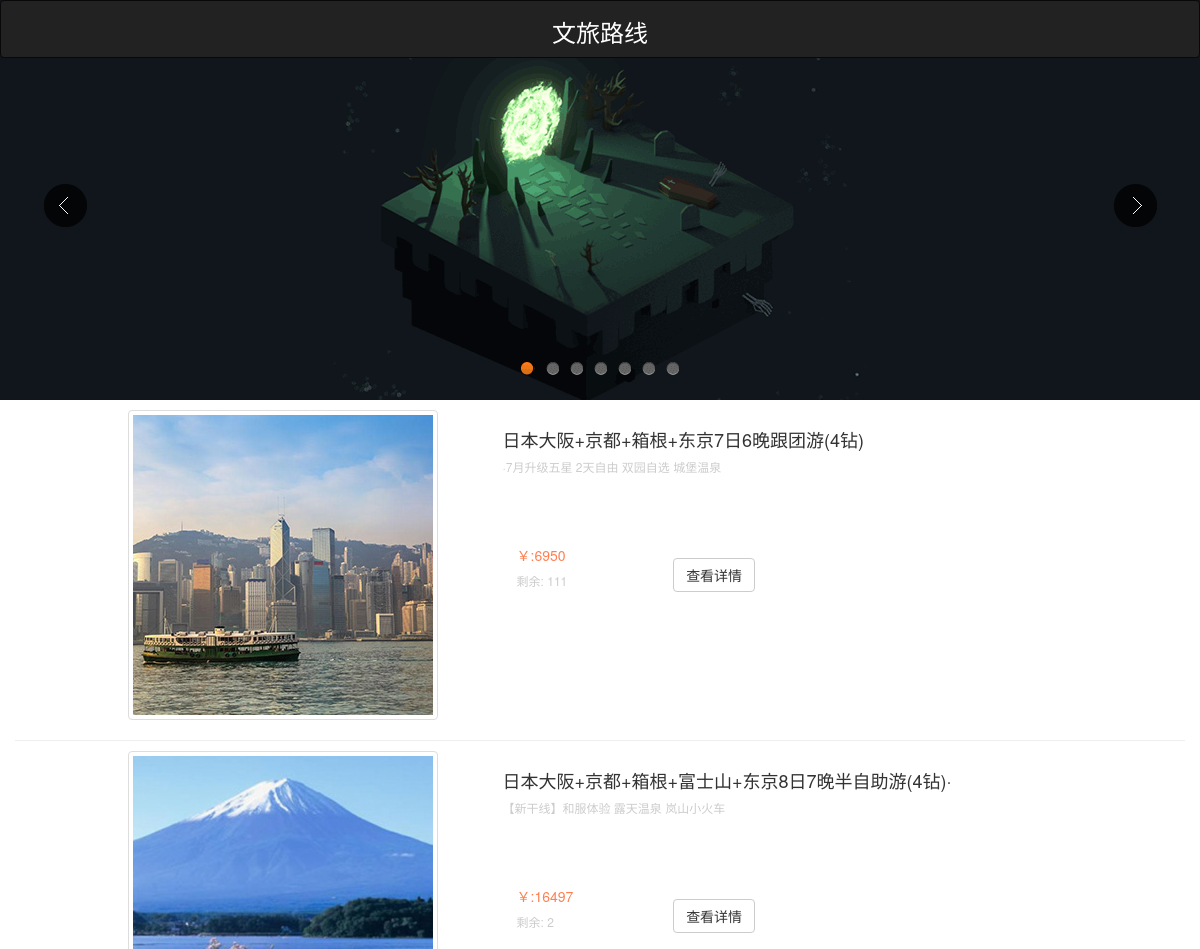
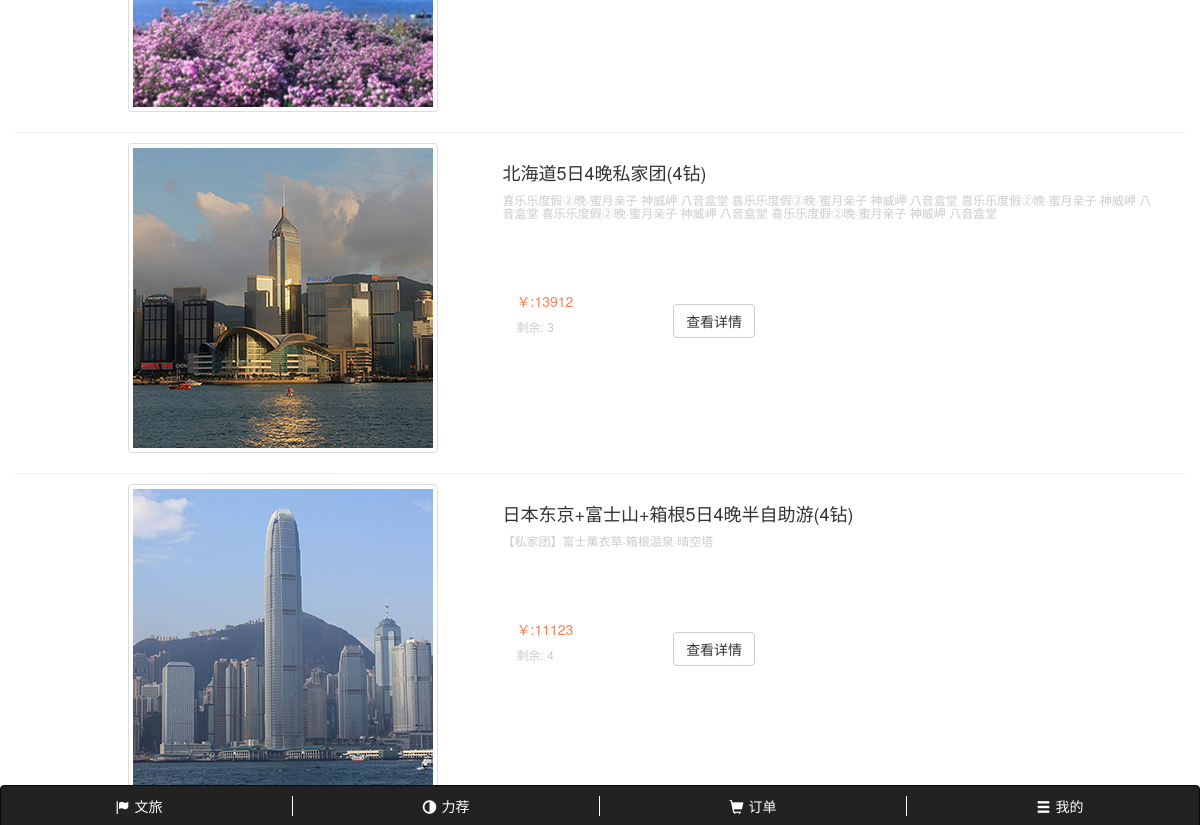
Screenshot of /Th/View/Wenlv/list.php with the database file from the repository (2 pictures, top to bottom).
### tables this page shows
CREATE TABLE `luxian` (
  `Id` int(11) NOT NULL AUTO_INCREMENT,
  `key` varchar(255) NOT NULL DEFAULT '' COMMENT '产品标识',
  `title` varchar(255) NOT NULL DEFAULT '' COMMENT '产品标题',
  `title2` varchar(255) NOT NULL DEFAULT '' COMMENT '副标题',
  `price` int(11) NOT NULL DEFAULT '0' COMMENT '产品单价',
  `count` int(11) NOT NULL DEFAULT '0' COMMENT '产品剩余',
  `img` varchar(255) NOT NULL DEFAULT '' COMMENT '图片路径',
  PRIMARY KEY (`Id`)
);

### Th/Db/Db_utils/SqlQuery.php (called while the page is built, shortened)
<?php
 function con (){
 	$con=mysqli_connect("localhost", "root", "8954036aa", "travel","3306");
 	return $con;
 }
 function get(){
 	$con = con();
 	$query 	= "Select * from luxian";
 	$result = mysqli_query($con, $query);
	$jarr = array();
			while($rows=mysqli_fetch_array($result))
			{
				array_push($jarr,$rows);
			}
	return json_encode($jarr);
 }
?>

### Th/View/Wenlv/list.php (the view, shortened to what this page needs)
<!DOCTYPE html>
<html>
	<head>
		<link rel="stylesheet" href="../../css/bootstrap.css" />
		<link rel="stylesheet" href="../../css/list.css" />
	</head>
	<body>
<?php
		require('../../Db/Db_utils/SqlQuery.php');
		$itemList=json_decode(get());
?>
    <nav class="navbar navbar-inverse" style="position: fixed; top:0px;width:100%; z-index: 10;" >
   			<center>	<h3 style="color:white ; font-family:黑体">文旅路线</h3></center>
	</nav>
	<div class="jq22-container">
		<div class="flexslider">
			<ul class="slides">
				<li style="background:url(../../images/img1.png) 50% 0 no-repeat;"></li>
			</ul>
		</div>
	</div>
<div class="container">
		<?php
			foreach($itemList as $item)
			{
			?>
		    <div   class="row list">
						<div class=" col-sm-offset-1 col-xs-offset-1 col-md-offset-1 col-sm-4 col-xs-4 col-md-4">
							<img src='<?php echo $item->img ?>' class="img-thumbnail img-responsive">
						</div>
						<div class="col-sm-7 col-xs-7 col-md-7 row">
							<ul>
								<li><h4 class="h_4"><?php echo $item->title?></h4></li>
								<li> <h6 class="h_6"><?php echo $item->title2?></h6></li>
							</ul>
							<div id="xx" class="row">
								<div class="col-sm-5 col-xs-5    col-md-4 col-lg-3" >
									<ul id="xx_left">
										<li><h5 class="h_5">￥:<?php echo $item->price?></h5</li>
										<li><h6 class="h_6">剩余: <?php echo $item->count?></h6></li>
									</ul>
								</div>
								<div id="btn_dj" class="col-sm-6  col-xs-6  col-md-6">
									<button id="xx_right" class="btn btn-default" onclick="JavaScirpt:window.location.href='list_xq.php?key=<?php echo $item->key?>'">查看详情</button>
								</div>
								</div>
							</div>
						</div>
			<?php }?>
</div>
		<?php
			require("../Model/footer.php");
		?>
	</body>
</html>

### Th/View/Model/footer.php
<?php
	echo '
	<style>
		a{ text-decoration: none;}
	</style>
		<nav class="navbar navbar-inverse" style="position: fixed; bottom:-30px;width:100%; z-index: 8;" >
   			<div id="_bottom" class="row">
   				<a href="../Wenlv/list.php" class=" col-md-3 col-sm-3 col-lg-3 col-xs-3">	<span class="glyphicon glyphicon glyphicon-flag"></span>文旅</a>
   				<a  class=" col-md-3 col-sm-3 col-lg-3 col-xs-3"><span class="glyphicon glyphicon-adjust"></span>力荐</a>
   				<a @click="dd" class="col-md-3 col-sm-3 col-lg-3 col-xs-3"><span class="glyphicon glyphicon-shopping-cart"></span>订单</a>
   				<a @click="my" class=" col-md-3 col-sm-3 col-lg-3 col-xs-3"><span class="glyphicon glyphicon-menu-hamburger"></span>我的</a>
   			</div>
	</nav>
		<script>
			new Vue({
				el:"#_bottom",
				methods:{
					dd:function(e)
					{
						$.ajax({
			 			type:"post",
			 			url:"../../Request/proving.php",
			 			data:{name:"www"},
			 			async:true,
			 			success:function(res)
			 			{
			 				if(res)
			 				{
			 					//订单页面
			 					window.location.href="../Dd/ordermx.php";
			 				}
			 				else
			 				{
			 					//个人页面
			 					window.location.href="../User/login.php";
			 				}
			 			}
			 		});
					},
					my:function(e)
					{
						$.ajax({
			 			type:"post",
			 			url:"../../Request/proving.php",
			 			data:{name:"www"},
			 			async:true,
			 			success:function(res)
			 			{
			 				if(res)
			 				{
			 					//订单页面
			 						window.location.href="../User/pro.php";
			 				}
			 				else
			 				{
			 					//登录页面
			 					window.location.href="../User/login.php";
			 				}
			 			}
			 		});
					}
				}
			});
		</script>';
	?>

### Th/css/list.css (style rules this page uses)
a,img { border:0; }
li { list-style: none; }
img { margin-bottom: 20px; }
* { margin: 0 0 ;padding: 0 0; }
.h_6 { color:#ccc; }
.h_4 { color: #333; }
.h_5 { color:coral; }
.list { border-bottom: 1px #eee solid; }
.row { margin-top:10px;margin-bottom: 10px; }
a { cursor: pointer; }
#xx { margin-top: 10%; }
#xx_left { margin-left: 10%; }
#btn_dj { margin-top: 20px; }
#_bottom span { position: relative;top:2px;margin-right: 5px; }
#_bottom a { color:white;text-align: center; border-right: 1px white solid; }
.slides li { height:400px; }
.slides { position:relative;z-index:1; }
.flexslider { position:relative;height:400px;overflow:hidden;background:url(../images/loading.gif) 50% no-repeat; }

### rows the page displays
luxian: img (picture), title "日本大阪+京都+箱根+东京7日6晚跟团游(4钻)", title2 "·7月升级五星 2天自由 双园自选 城堡温泉", price "6950", count "111"
luxian: img (picture), title "日本大阪+京都+箱根+富士山+东京8日7晚半自助游(4钻)·", title2 "【新干线】和服体验 露天温泉 岚山小火车", price "16497", count "2"
luxian: img (picture), title "北海道5日4晚私家团(4钻)", title2 "喜乐乐度假②晚·蜜月亲子 神威岬 八音盒堂 喜乐乐度假②晚·蜜月亲子 神威岬 八音盒堂 喜乐乐度假②晚·蜜月亲子 神威岬 八音盒堂 喜乐乐度假②晚·蜜月亲子 神威岬 八音盒堂 喜乐乐度假②晚·蜜月亲子 神威岬 八音盒堂", price "13912", count "3"
luxian: img (picture), title "日本东京+富士山+箱根5日4晚半自助游(4钻)", title2 "【私家团】富士薰衣草·箱根温泉·晴空塔", price "11123", count "4"
